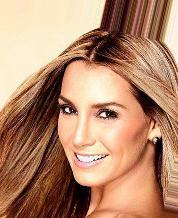
#> input picture images/000001.jpg, 178 x 218 px, found by its file name; its folder holds 4 pictures in this run
$ python pca.py
#> lines starting #> are read from the running program, lines starting #| are printed output that depends on the picture
import os
import sys
import cv2
import numpy as np

# Create data matrix from a list of images
def createDataMatrix(images):
	print("Creating data matrix",end=" ... ", flush=True)
	numImages = len(images)
	sz = images[0].shape ### (218, 178, 3)
	data = np.zeros((numImages, sz[0] * sz[1] * sz[2]), dtype=np.float32)
	for i in range(0, numImages):
		image = images[i].flatten()
		data[i,:] = image

	print("DONE")
	return data

# Read images from the directory
def readImages(path):
	print("Reading images from " + path, end=" ... ", flush=True)
	images = []
	# List all files in the directory and read points from text files one by one
	for filePath in sorted(os.listdir(path)):
		fileExt = os.path.splitext(filePath)[1]
		if fileExt in [".jpg"]:
			# Add to array of images
			imagePath = os.path.join(path, filePath)
			im = cv2.imread(imagePath)
#> im is the input picture: shape (218, 178, 3); mean B, G, R 109.7, 137.1, 181
			# # Convert image to floating point
			im = np.float32(im)/255.0
			# Add image to list
			images.append(im)

	numImages = len(images)
	# Exit if no image found
	if numImages == 0 :
		print("No images found")
		sys.exit(0)

	print(str(numImages) + " files read.")
	return images

# Directory of my dataset:
dirName = "C:/Users/Zanis/Desktop/AI Docs/AI02/PCA/images/"
# Read images
images = readImages(dirName)
# Size of images
sz = images[0].shape # return a tuple for me
#> sz = (218, 178, 3)
# Create data matrix for PCA.
data = createDataMatrix(images)
# Compute the eigenvectors from the stack of images created
print("Calculating PCA ", end=" ... ", flush=True)
mean, eigenVectors = cv2.PCACompute(data, mean=None, maxComponents=int(len(data)*0.50)) # 1)maxcomponetn is number of eigenface (between 1 to number of dataset) 2) mean and eigenVectors is vector...
cv2.imshow('Mean', mean.reshape(sz))
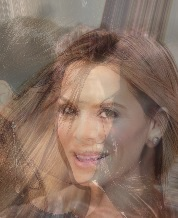
#> window 'Mean': shape (218, 178, 3) float32; mean B, G, R 0.386, 0.442, 0.539
cv2.waitKey(0)
cv2.destroyAllWindows()
### write .yml data file
filename = "C:/Users/Zanis/Desktop/AI Docs/AI02/PCA/newDB.yml"
print("Writing size, mean and eigenVectors to " + filename, end=" ... ", flush=True)
file = cv2.FileStorage(filename, cv2.FILE_STORAGE_WRITE)
file.write("mean", mean)
file.write("eigenVectors", eigenVectors)
file.write("size", sz)
file.release()
print("DONE")
